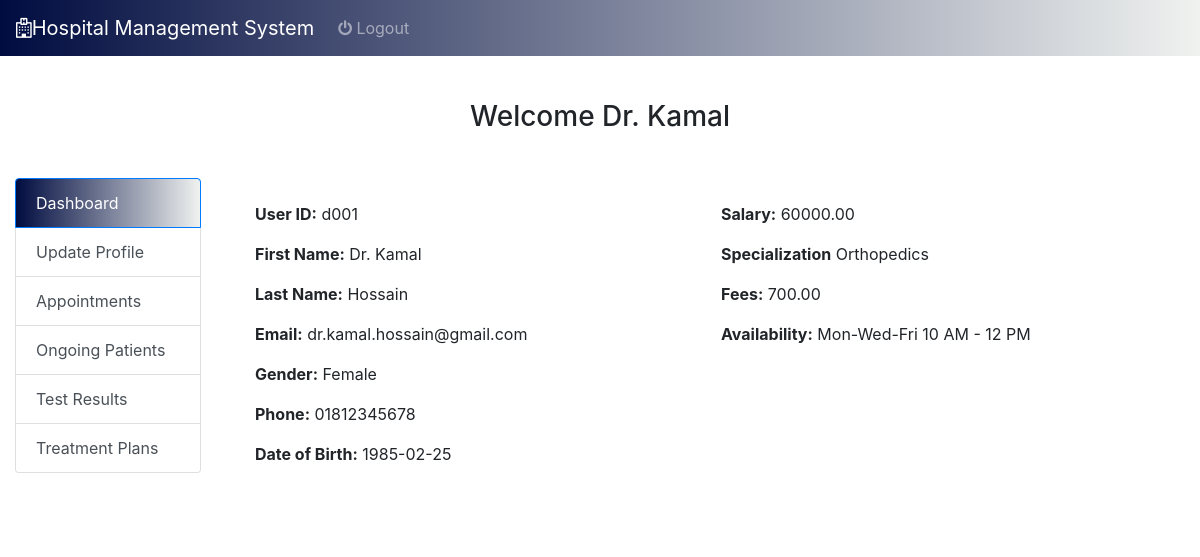
Before: /doctor_dashboard.php (signed in) with the older database file.
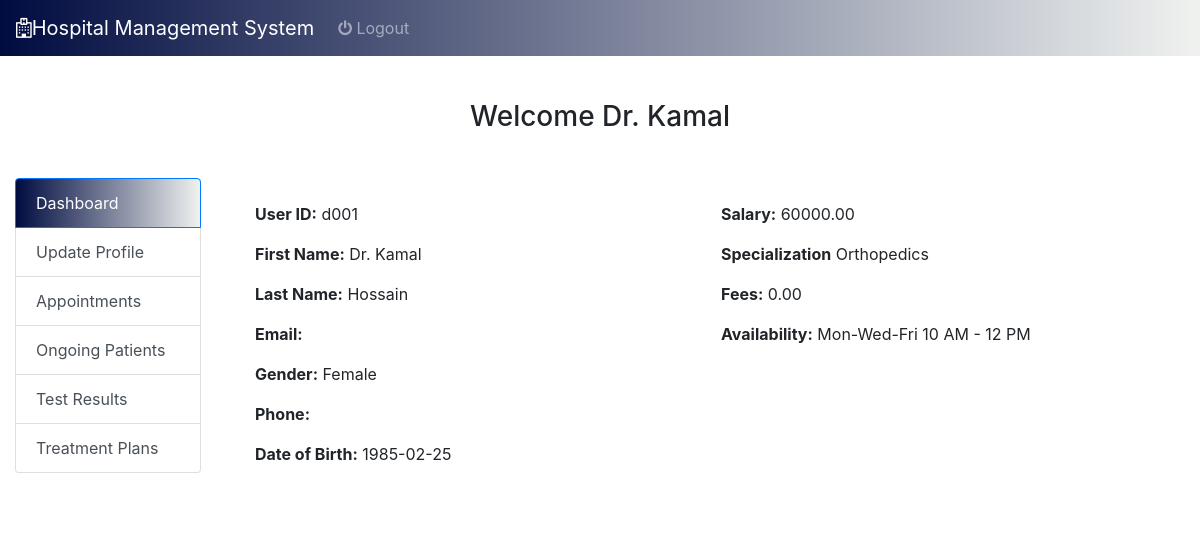
After: the same page with the newer database file.
### tables this page shows
CREATE TABLE `doctor` (
  `user_id` varchar(20) NOT NULL,
  `first_name` varchar(30) NOT NULL,
  `last_name` varchar(30) NOT NULL,
  `email` varchar(80) NOT NULL,
  `password` varchar(255) NOT NULL,
  `gender` enum('Male','Female','Other') DEFAULT NULL,
  `phone` varchar(15) DEFAULT NULL,
  `dob` date DEFAULT NULL,
  `salary` decimal(10,2) DEFAULT NULL,
  `doc_fee` decimal(10,2) DEFAULT NULL,
  `specialization` varchar(50) DEFAULT NULL,
  `availability` varchar(50) DEFAULT NULL,
  `dept_id` int(11) DEFAULT NULL,
  `created_at` timestamp NOT NULL DEFAULT current_timestamp(),
  `updated_at` timestamp NOT NULL DEFAULT current_timestamp() ON UPDATE current_timestamp()
);

### doctor_dashboard.php (the view, shortened to what this page needs)
<?php
include 'form_modal.php';
$doctor_id = $_SESSION['user_id'];
$doctor = [];
$sql = "SELECT user_id, first_name, last_name, email, gender, phone, dob, salary, doc_fee, specialization, availability FROM Doctor WHERE user_id = ?";
$stmt = $con->prepare($sql);
if ($stmt) {
    $stmt->bind_param("s", $doctor_id);
    $stmt->execute();
    $result = $stmt->get_result();
    if ($result->num_rows === 1) {
        $doctor = $result->fetch_assoc();
    }
}
?>
<!DOCTYPE html>
<html lang="en">
<head>
    <link rel="stylesheet" href="css/dashboard_style.css">
    <link rel="stylesheet" href="https://stackpath.bootstrapcdn.com/bootstrap/4.3.1/css/bootstrap.min.css">
    <link rel="stylesheet" href="https://cdnjs.cloudflare.com/ajax/libs/font-awesome/4.7.0/css/font-awesome.min.css">
</head>
<body style="padding-top: 50px;">
    <nav class="navbar navbar-expand-lg navbar-dark bg-primary fixed-top">
        <a class="navbar-brand" href="#">
            <i class="fa fa-hospital-o"></i>Hospital Management System</a>
        <div class="collapse navbar-collapse" id="navbarSupportedContent">
            <ul class="navbar-nav mr-auto">
                <li class="nav-item">
                    <a class="nav-link" href="logout.php"><i class="fa fa-power-off" aria-hidden="true"></i> Logout</a>
                </li>
                <li class="nav-item">
                    <a class="nav-link" href="#"></a>
                </li>
            </ul>
        </div>
    </nav>
    <div class="container-fluid" style="margin-top: 50px;">
        <h3 class="text-center">Welcome <?php echo htmlspecialchars($doctor['first_name']); ?></h3>
        <div class="row">
            <div class="col-md-4" style="max-width:18%;margin-top: 3%;">
                <div class="list-group" id="list-tab" role="tablist">
                    <a class="list-group-item list-group-item-action active" href="#list-dash" data-toggle="list">Dashboard</a>
                    <a class="list-group-item list-group-item-action" href="#list-profile" data-toggle="list">Update Profile</a>
                    <a class="list-group-item list-group-item-action" href="#list-appt" data-toggle="list">Appointments</a>
                    <a class="list-group-item list-group-item-action" href="#list-patients" data-toggle="list">Ongoing Patients</a>
                    <a class="list-group-item list-group-item-action" href="#list-tests" data-toggle="list">Test Results</a>
                    <a class="list-group-item list-group-item-action" href="#list-trtplans" data-toggle="list">Treatment Plans</a>
                </div>
            </div>
            <div class="col-md-8" style="margin-top: 3%;">
                <div class="tab-content" id="nav-tabContent" style="width: 950px;">
                    <div class="tab-pane fade show active" id="list-dash">
                        <div class="container-fluid bg-white p-4">
                            <div class="row">
                                <div class="col-12">
                                    <div class="row mb-4">
                                        <div class="col-md-6">
                                            <p><strong>User ID:</strong> <?php echo htmlspecialchars($doctor['user_id']); ?></p>
                                            <p><strong>First Name:</strong> <?php echo htmlspecialchars($doctor['first_name']); ?></p>
                                            <p><strong>Last Name:</strong> <?php echo htmlspecialchars($doctor['last_name']); ?></p>
                                            <p><strong>Email:</strong> <?php echo htmlspecialchars($doctor['email']); ?></p>
                                            <p><strong>Gender:</strong> <?php echo htmlspecialchars($doctor['gender']); ?></p>
                                            <p><strong>Phone:</strong> <?php echo htmlspecialchars($doctor['phone']); ?></p>
                                            <p><strong>Date of Birth:</strong> <?php echo htmlspecialchars($doctor['dob']); ?></p>
                                        </div>
                                        <div class="col-md-6">
                                            <p><strong>Salary:</strong> <?php echo htmlspecialchars($doctor['salary']); ?></p>
                                            <p><strong>Specialization</strong> <?php echo htmlspecialchars($doctor['specialization']); ?></p>
                                            <p><strong>Fees:</strong> <?php echo htmlspecialchars($doctor['doc_fee']); ?></p>
                                            <p><strong>Availability:</strong> <?php echo htmlspecialchars($doctor['availability']); ?></p>
                                        </div>
                                    </div>
                                </div>
                            </div>
                        </div>
                    </div>
                </div>
            </div>
        </div>
    </div>
</body>
</html>

### form_modal.php (shortened to what this page needs)
<!DOCTYPE html>
<html lang="en">
<head>
    <link rel="stylesheet" href="css/popup.css">
    <link rel="stylesheet" href="https://stackpath.bootstrapcdn.com/bootstrap/4.3.1/css/bootstrap.min.css">
</head>
<body>
</body>
</html>

### css/popup.css (style rules this page uses)
body { font-family: Arial, sans-serif; background: white; color: white; text-align: center; margin: 0; padding: 0; }

### css/dashboard_style.css (style rules this page uses)
.bg-primary { background: linear-gradient(to right, #000C40, #F0F2F0); }
.list-group-item.active { background: linear-gradient(to right, #000C40, #F0F2F0); border-color: #c3c3c3; }

Changed rows visible on the page:
changed doctor "Dr. Kamal": doc_fee "700.00" → "0.00"; email "dr.kamal.hossain@gmail.com" → (not shown); phone "01812345678" → (not shown)
